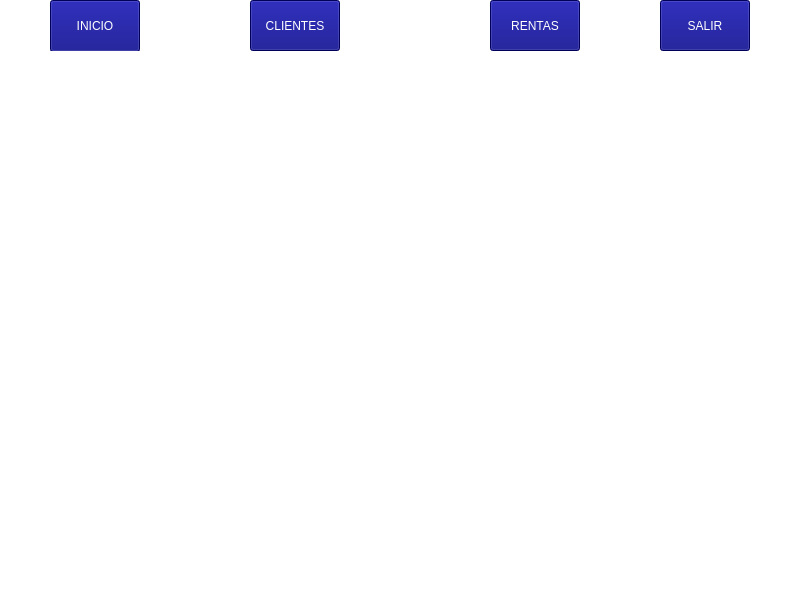
<?xml version="1.0" encoding="UTF-8"?>
<ui version="4.0">
 <class>MainWindow</class>
 <widget class="QMainWindow" name="MainWindow">
  <property name="geometry">
   <rect>
    <x>0</x>
    <y>0</y>
    <width>800</width>
    <height>600</height>
   </rect>
  </property>
  <property name="windowTitle">
   <string>S R B | INICIO</string>
  </property>
  <property name="windowIcon">
   <iconset>
    <normaloff>../../../public/img/icon-SRB.png</normaloff>../../public/img/icon-SRB.png</iconset>
  </property>
  <property name="styleSheet">
   <string notr="true">background-color: rgb(255, 255, 255);</string>
  </property>
  <widget class="QWidget" name="centralwidget">
   <widget class="QStackedWidget" name="stackedWidget">
    <property name="geometry">
     <rect>
      <x>0</x>
      <y>50</y>
      <width>791</width>
      <height>541</height>
     </rect>
    </property>
    <property name="currentIndex">
     <number>0</number>
    </property>
    <widget class="QWidget" name="pageInicio">
     <widget class="QLabel" name="lb_image">
   <property name="geometry">
    <rect>
     <x>120</x>
     <y>40</y>
     <width>551</width>
     <height>411</height>
    </rect>
   </property>
   <property name="styleSheet">
    <string notr="true"/>
   </property>
   <property name="text">
    <string/>
   </property>
   <property name="pixmap">
    <pixmap>../../../public/img/logo-SRB.png</pixmap>
   </property>
   <property name="scaledContents">
    <bool>true</bool>
   </property>
   <property name="alignment">
    <set>Qt::AlignCenter</set>
   </property>
  </widget>
    </widget>
    <widget class="QWidget" name="pageClientes">
     <widget class="QPushButton" name="btnInsertC">
      <property name="geometry">
       <rect>
        <x>20</x>
        <y>10</y>
        <width>321</width>
        <height>51</height>
       </rect>
      </property>
      <property name="styleSheet">
       <string notr="true">background-color: rgb(255, 170, 0);
font: 14pt &quot;Roboto Bk&quot;;
color: rgb(0, 0, 127);</string>
      </property>
      <property name="text">
       <string>AGREGAR CLIENTE NUEVO</string>
      </property>
     </widget>
     <widget class="QTableWidget" name="tableWidget_3">
      <property name="geometry">
       <rect>
        <x>10</x>
        <y>70</y>
        <width>781</width>
        <height>451</height>
       </rect>
      </property>
     </widget>
    </widget>
    <widget class="QWidget" name="pageRenta">
     <widget class="QPushButton" name="btnInsert_R">
      <property name="geometry">
       <rect>
        <x>20</x>
        <y>10</y>
        <width>251</width>
        <height>51</height>
       </rect>
      </property>
      <property name="styleSheet">
       <string notr="true">background-color: rgb(255, 170, 0);
font: 14pt &quot;Roboto Bk&quot;;
color: rgb(0, 0, 127);</string>
      </property>
      <property name="text">
       <string>REGISTRAR RENTA</string>
      </property>
     </widget>
     <widget class="QTableWidget" name="tableWidget_2">
      <property name="geometry">
       <rect>
        <x>10</x>
        <y>70</y>
        <width>781</width>
        <height>441</height>
       </rect>
      </property>
     </widget>
    </widget>
   </widget>
   <widget class="QWidget" name="widget" native="true">
    <property name="geometry">
     <rect>
      <x>0</x>
      <y>0</y>
      <width>801</width>
      <height>51</height>
     </rect>
    </property>
    <widget class="QPushButton" name="btnClientes">
     <property name="geometry">
      <rect>
       <x>250</x>
       <y>0</y>
       <width>90</width>
       <height>51</height>
      </rect>
     </property>
     <property name="styleSheet">
      <string notr="true">background-color: rgb(0, 0, 127);
font: 75 12pt &quot;Utendo&quot;;
color: rgb(255, 255, 255);</string>
     </property>
     <property name="text">
      <string>CLIENTES</string>
     </property>
    </widget>
    <widget class="QPushButton" name="btnRenta">
     <property name="geometry">
      <rect>
       <x>490</x>
       <y>0</y>
       <width>90</width>
       <height>51</height>
      </rect>
     </property>
     <property name="styleSheet">
      <string notr="true">color: rgb(255, 255, 255);
background-color: rgb(0, 0, 127);
font: 75 12pt &quot;Utendo&quot;;</string>
     </property>
     <property name="text">
      <string>RENTAS</string>
     </property>
    </widget>
    <widget class="QPushButton" name="btnSalir">
     <property name="geometry">
      <rect>
       <x>660</x>
       <y>0</y>
       <width>90</width>
       <height>51</height>
      </rect>
     </property>
     <property name="styleSheet">
      <string notr="true">color: rgb(255, 255, 255);
font: 75 12pt &quot;Utendo&quot;;
background-color: rgb(0, 0, 127);</string>
     </property>
     <property name="text">
      <string>SALIR</string>
     </property>
    </widget>
    <widget class="QPushButton" name="btnInicio">
     <property name="geometry">
      <rect>
       <x>50</x>
       <y>0</y>
       <width>90</width>
       <height>52</height>
      </rect>
     </property>
     <property name="styleSheet">
      <string notr="true">color: rgb(255, 255, 255);
background-color: rgb(0, 0, 127);
font: 75 12pt &quot;Utendo&quot;;</string>
     </property>
     <property name="text">
      <string>INICIO</string>
     </property>
    </widget>
   </widget>
  </widget>
  <widget class="QStatusBar" name="statusbar"/>
 </widget>
 <resources>
  <include location="../logo-srb.qrc"/>
 </resources>
 <connections/>
</ui>
